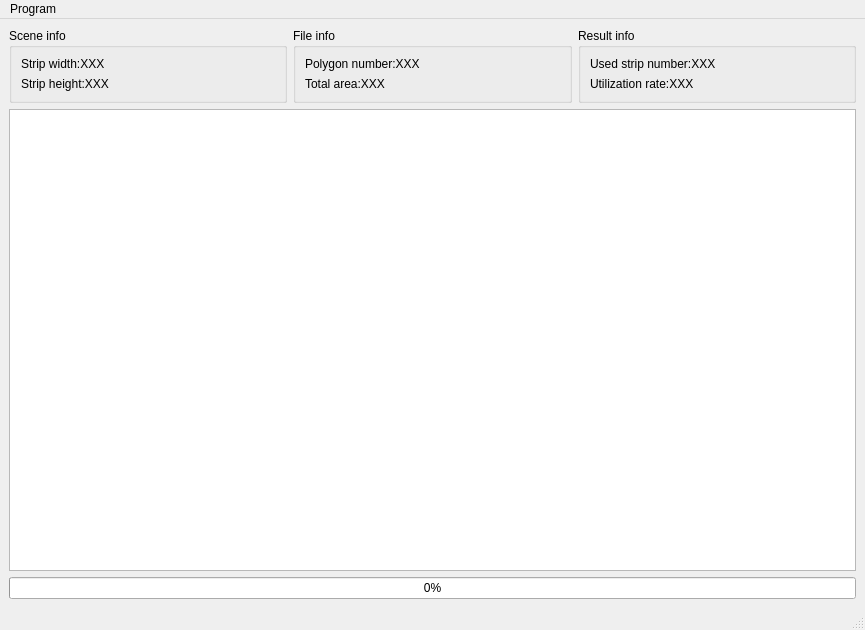
<?xml version="1.0" encoding="UTF-8"?>
<ui version="4.0">
 <class>MainWindow</class>
 <widget class="QMainWindow" name="MainWindow">
  <property name="geometry">
   <rect>
    <x>0</x>
    <y>0</y>
    <width>865</width>
    <height>630</height>
   </rect>
  </property>
  <property name="windowTitle">
   <string>NFPNest</string>
  </property>
  <widget class="QWidget" name="centralwidget">
   <layout class="QGridLayout" name="gridLayout_3">
    <item row="1" column="0" colspan="3">
     <widget class="QGraphicsView" name="graphicsView_result"/>
    </item>
    <item row="0" column="0">
     <widget class="QGroupBox" name="groupBox_sceneInfo">
      <property name="title">
       <string>Scene info</string>
      </property>
      <layout class="QGridLayout" name="gridLayout_4">
       <item row="0" column="0">
        <widget class="QLabel" name="label_stripWidth">
         <property name="text">
          <string>Strip width:XXX</string>
         </property>
        </widget>
       </item>
       <item row="1" column="0">
        <widget class="QLabel" name="label_stripHeight">
         <property name="text">
          <string>Strip height:XXX</string>
         </property>
        </widget>
       </item>
      </layout>
     </widget>
    </item>
    <item row="0" column="1">
     <widget class="QGroupBox" name="groupBox_fileInfo">
      <property name="title">
       <string>File info</string>
      </property>
      <layout class="QGridLayout" name="gridLayout">
       <item row="0" column="0">
        <widget class="QLabel" name="label_polygonNb">
         <property name="text">
          <string>Polygon number:XXX</string>
         </property>
        </widget>
       </item>
       <item row="1" column="0">
        <widget class="QLabel" name="label_totalArea">
         <property name="text">
          <string>Total area:XXX</string>
         </property>
        </widget>
       </item>
      </layout>
     </widget>
    </item>
    <item row="0" column="2">
     <widget class="QGroupBox" name="groupBox_resultInfo">
      <property name="title">
       <string>Result info</string>
      </property>
      <layout class="QGridLayout" name="gridLayout_2">
       <item row="0" column="0">
        <widget class="QLabel" name="label_stripNb">
         <property name="text">
          <string>Used strip number:XXX</string>
         </property>
        </widget>
       </item>
       <item row="1" column="0">
        <widget class="QLabel" name="label_utilizationRate">
         <property name="text">
          <string>Utilization rate:XXX</string>
         </property>
        </widget>
       </item>
      </layout>
     </widget>
    </item>
    <item row="2" column="0" colspan="3">
     <widget class="QProgressBar" name="progressBar_nest">
      <property name="value">
       <number>0</number>
      </property>
     </widget>
    </item>
   </layout>
  </widget>
  <widget class="QMenuBar" name="menubar">
   <property name="geometry">
    <rect>
     <x>0</x>
     <y>0</y>
     <width>865</width>
     <height>23</height>
    </rect>
   </property>
   <widget class="QMenu" name="menu">
    <property name="title">
     <string>Program</string>
    </property>
    <addaction name="action_openFile"/>
    <addaction name="action_saveResult"/>
    <addaction name="action_solve"/>
    <addaction name="action_reset"/>
    <addaction name="action_test"/>
    <addaction name="action_pause"/>
    <addaction name="action_resume"/>
    <addaction name="action_setting"/>
   </widget>
   <addaction name="menu"/>
  </widget>
  <widget class="QStatusBar" name="statusbar"/>
  <action name="action_openFile">
   <property name="text">
    <string>Open file</string>
   </property>
  </action>
  <action name="action_saveResult">
   <property name="text">
    <string>Save result</string>
   </property>
  </action>
  <action name="action_solve">
   <property name="text">
    <string>Run</string>
   </property>
  </action>
  <action name="action_reset">
   <property name="text">
    <string>Reset</string>
   </property>
  </action>
  <action name="action_test">
   <property name="text">
    <string>Test</string>
   </property>
  </action>
  <action name="action_pause">
   <property name="text">
    <string>Pause</string>
   </property>
  </action>
  <action name="action_resume">
   <property name="text">
    <string>Resume</string>
   </property>
  </action>
  <action name="action_setting">
   <property name="text">
    <string>Setting</string>
   </property>
  </action>
 </widget>
 <resources/>
 <connections/>
</ui>
